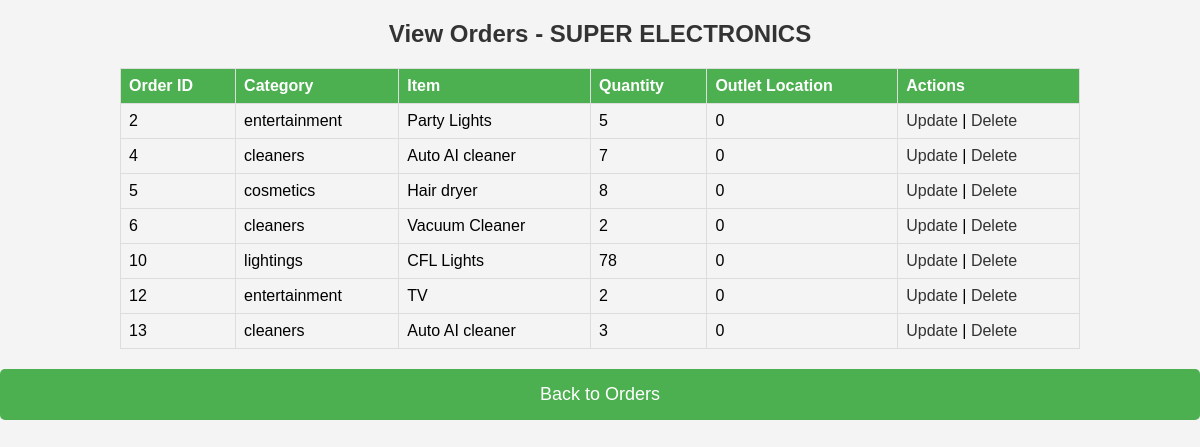
The page /view_orders.php on the database its author committed.
### tables this page shows
CREATE TABLE IF NOT EXISTS `orders` (
  `order_id` int(6) NOT NULL AUTO_INCREMENT,
  `category` varchar(25) NOT NULL,
  `item` varchar(20) NOT NULL,
  `quantity` int(5) NOT NULL,
  `outlet_id` varchar(6) NOT NULL,
  PRIMARY KEY (`order_id`),
  KEY `outlet_id` (`outlet_id`)
);

### view_orders.php (the view, shortened to what this page needs)
<!DOCTYPE html>
<html lang="en">
<head>
</head>
<body>
    <h2>View Orders - SUPER ELECTRONICS</h2>
    <?php
    $servername = "localhost";
    $username = "root";
    $password = "";
    $dbname = "super_electronics";
    $conn = new mysqli($servername, $username, $password, $dbname);
    $sql = "SELECT * FROM orders";
    $result = $conn->query($sql);
    if ($result->num_rows > 0) {
        echo "<table>
                <tr>
                    <th>Order ID</th>
                    <th>Category</th>
                    <th>Item</th>
                    <th>Quantity</th>
                    <th>Outlet Location</th>
                    <th>Actions</th>
                </tr>";
        while ($row = $result->fetch_assoc()) {
            echo "<tr>
                    <td>{$row['order_id']}</td>
                    <td>{$row['category']}</td>
                    <td>{$row['item']}</td>
                    <td>{$row['quantity']}</td>
                    <td>{$row['outlet_id']}</td>
                    <td>
                        <a href='update_order.php?order_id={$row['order_id']}'>Update</a>
                        |
                        <a href='delete_order.php?order_id={$row['order_id']}'>Delete</a>
                    </td>
                </tr>";
        }
        echo "</table>";
    } else {
        echo "No orders found.";
    }
    ?>
	<a href="order.php"><button type="button">Back to Orders</button></a>
</body>
</html>

### view_orders.php (style rules this page uses)
body { font-family: Arial, sans-serif; background-color: #f4f4f4; margin: 0; padding: 0; }
h2 { color: #333; text-align: center; }
table { border-collapse: collapse; width: 80%; margin: 20px auto; }
th, td { border: 1px solid #ddd; padding: 8px; text-align: left; }
th { background-color: #4caf50; color: white; }
td a { color: #333; text-decoration: none; }
button { width: 100%; padding: 10px; font-size: 16px; margin-bottom: 15px; box-sizing: border-box; }
button { background-color: #4caf50; color: white; border: none; padding: 15px; border-radius: 5px; cursor: pointer; font-size: 18px; }

### rows shown on the page
orders: order_id "2", category "entertainment", item "Party Lights", quantity "5", outlet "0"
orders: order_id "4", category "cleaners", item "Auto AI cleaner", quantity "7", outlet "0"
orders: order_id "5", category "cosmetics", item "Hair dryer", quantity "8", outlet "0"
orders: order_id "6", category "cleaners", item "Vacuum Cleaner", quantity "2", outlet "0"
orders: order_id "10", category "lightings", item "CFL Lights", quantity "78", outlet "0"
orders: order_id "12", category "entertainment", item "TV", quantity "2", outlet "0"
orders: order_id "13", category "cleaners", item "Auto AI cleaner", quantity "3", outlet "0"
